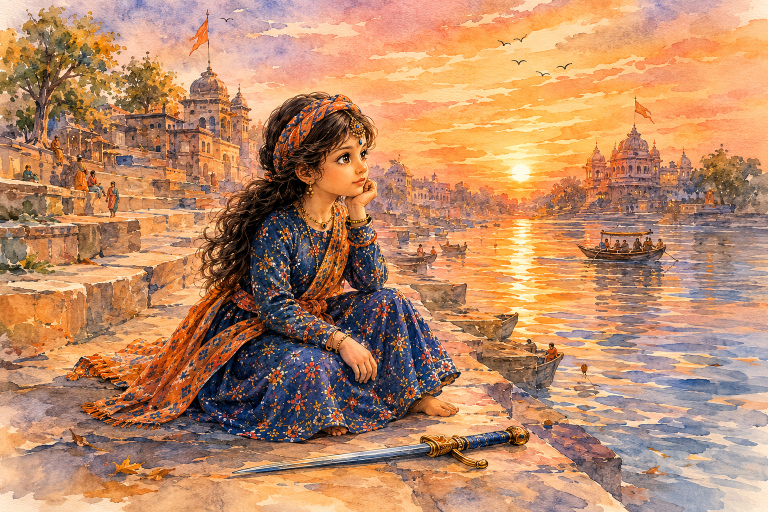
#> input picture 09_demos/maitri-circle/reference-assets/shwetika-source/manu/manu-at-ghats.png, 1536 x 1024 px, found by its file name (shown at 1/2 size)
$ python -i build_manu_book.py   (imports and definitions only)
#> lines starting #> are read from the running program, lines starting #| are printed output that depends on the picture
from pathlib import Path
from math import pi

from PIL import Image, ImageEnhance, ImageFilter, ImageOps
from reportlab.lib.colors import Color, HexColor
from reportlab.lib.utils import ImageReader
from reportlab.pdfbase import pdfmetrics
from reportlab.pdfbase.ttfonts import TTFont
from reportlab.pdfgen import canvas


ROOT = Path(__file__).resolve().parents[3]
OUT = Path(__file__).resolve().parent
TMP = ROOT / "tmp" / "pdfs" / "maitri-manu-book"
ASSET = ROOT / "09_demos" / "maitri-circle" / "public" / "assets" / "shwetika" / "manu" / "optimized"

MM = 72 / 25.4
TRIM_W, TRIM_H = 297 * MM, 210 * MM
BLEED = 3 * MM
PAGE_W, PAGE_H = TRIM_W + 2 * BLEED, TRIM_H + 2 * BLEED
SPREAD_W = 2 * TRIM_W
PREVIEW_W, PREVIEW_H = SPREAD_W, TRIM_H

# [1 line that did not run here, left out]
# [1 line that did not run here, left out]
# [1 line that did not run here, left out]
# [1 line that did not run here, left out]
# [1 line that did not run here, left out]
# [1 line that did not run here, left out]

REGULAR = "/Users/karanchordia/Downloads/Outfit/static/Outfit-Regular.ttf"
BOLD = "/Users/karanchordia/Downloads/Outfit/static/Outfit-Bold.ttf"
EXTRA = "/Users/karanchordia/Downloads/Outfit/static/Outfit-ExtraBold.ttf"


# [4 lines left out: function register_fonts, not called in this run]


def h(c):
    return HexColor(c)


SPREADS = [
    dict(img="manu-at-ghats.jpg", kicker="A Maitri story", title="Manu & Badal", text="A big, brave heart learns that courage can be quiet, kind, and patient.", kind="title"),
    dict(img="manu-riding-with-father.jpg", kicker="Bithoor, beside the Ganga", title="The courtyard rule", text="In the morning courtyard, Manu watched the boys practise riding. Hooves tapped the dust, wooden swords clicked, and every sound made her step closer. She loved the bright river, hot jalebis, and questions that would not stay quiet in her mind."),
    dict(img="manu-on-horse.jpg", kicker="A question opens a door", title="Why not?", text="Someone laughed softly and said, “Girls do not need to ride like that.” Manu did not shout. She looked at the horses, then asked the bravest question she knew: “Why not?” Later, she picked up a little river stone. “I will learn,” she whispered. “One tiny step at a time.”"),
    dict(img="horse-race.jpg", kicker="That afternoon", title="A horse named Badal", text="A dark, restless horse came to the stable. His name was Badal. He tossed his head whenever anyone came too near. The stable grew loud with worried voices, but Manu saw something different: ears twitching at sharp sounds, eyes searching for a safe place."),
    dict(img="story-one-chance.jpg", kicker="Listening closely", title="A quiet answer", text="Manu stood by the stable door and waited. She did not reach for Badal. She did not ask him to be brave before he was ready. After a long while, his stamping slowed. Manu smiled. Quiet answers count too."),
    dict(img="story-one-chance.jpg", kicker="By evening", title="A difficult decision", text="The stable master sighed. “If no one can handle him, Badal may have to leave.” The words landed heavily in Manu’s chest. She felt scared. Then she remembered her little promise in the dust: begin with one tiny step."),
    dict(img="story-one-chance.jpg", kicker="Manu steps forward", title="One chance", text="“Please give me one chance,” Manu said. Her voice was small at first, but it did not disappear. “Not to force him. To help him trust.” The grown-ups looked at one another. Then the stable master nodded once."),
    dict(img="story-badal-chooses.jpg", kicker="Care before control", title="A gentle beginning", text="Manu brushed Badal’s neck with slow, gentle strokes. When he stepped back, she stepped back too. Trust, Manu learned, cannot be pulled like a rope. It grows when someone notices you, gives you room, and comes back kindly."),
    dict(img="story-badal-chooses.jpg", kicker="The next day", title="Badal chooses", text="Before Manu called him, Badal came to the stall door. Manu laughed with surprise. It felt like the sun had opened inside the stable. She did not rush. She simply held out her hand, and Badal lowered his warm, curious nose."),
    dict(img="story-badal-chooses.jpg", kicker="One careful circle", title="Slow is still forward", text="They did not gallop. They walked. Then they turned. Then they walked again. Every gentle step said the same thing: we are learning together. The courtyard watched a different kind of strength - courage that made another heart feel safe."),
    dict(img="horse-race.jpg", kicker="What everyone saw", title="The bravest kind of strong", text="An elder smiled and said, “Remember this child. One day, her courage will make many people stand taller.” Manu did not know the future. She only knew that Badal was safe, and that asking, waiting, and trying again had changed their day."),
    dict(img="story-letter-from-manu.jpg", kicker="A letter from Manu", title="Dear friend,", text="Some people may tell you what you can and cannot do. When that happens, you can ask a brave question. You can listen. You can learn. You can begin. You do not have to be loud to be strong."),
    dict(img="story-letter-from-manu.jpg", kicker="Keep this close", title="One kind step", text="I was scared too. Courage was not a loud roar for me. It was one small step toward Badal, then another. When you feel scared, take one kind step. That is enough for today. I will be cheering for you.\n\nWith friendship,\nManu"),
    dict(img="story-activities-stickers.jpg", kicker="Make it yours", title="Design your courage crest", text="Draw a crest that feels like you. Add symbols for the qualities you want to carry: brave, curious, kind, strong, or a good friend. Put it somewhere you will see it before a hard moment."),
    dict(img="story-activities-stickers.jpg", kicker="Seven small days", title="Courage tracker", text="For the next seven days, draw or write one small brave action. It might be asking a question, trying again, saying sorry, helping someone feel safe, or waiting patiently. Small is still brave."),
    dict(img="story-activities-stickers.jpg", kicker="A promise for tomorrow", title="My big, brave heart", text="Complete this sentence and share it with a grown-up: “I promise to be brave when ________.” Add a drawing beside your promise. Then remember Manu and Badal: brave can be gentle, too."),
]


def prep_background(name):
    TMP.mkdir(parents=True, exist_ok=True)
    target = TMP / f"spread-{name}.jpg"
    if target.exists():
        return target
    image = Image.open(ASSET / name).convert("RGB")
#> image is the input picture: PIL image 1536x1024 RGB; mean R, G, B 186.6, 138, 104.4
    image = ImageEnhance.Color(image).enhance(0.88)
    image = ImageEnhance.Contrast(image).enhance(0.90)
    image = ImageOps.fit(image, (2400, 850), method=Image.Resampling.LANCZOS, centering=(0.5, 0.48))
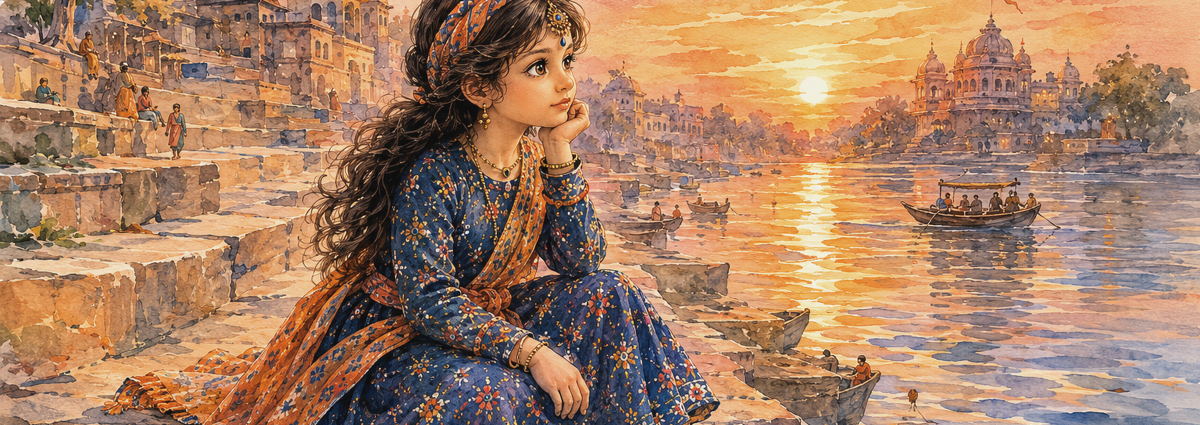
#> image: PIL image 2400x850 RGB (shown at 1/2 size); mean R, G, B 167.6, 128.1, 100.6
    image.save(target, quality=94)
    return target


# [213 lines left out: functions draw_floral_border, draw_text_panel, wrap, draw_single, draw_title_page, make_interior and 2 more, not called in this run]


# [4 lines not run here, left out]

>>> result = prep_background('../../../09_demos/maitri-circle/reference-assets/shwetika-source/manu/manu-at-ghats.png')

$ run again, on 09_demos/maitri-circle/reference-assets/shwetika-source/manu/manu-doll-sample.png
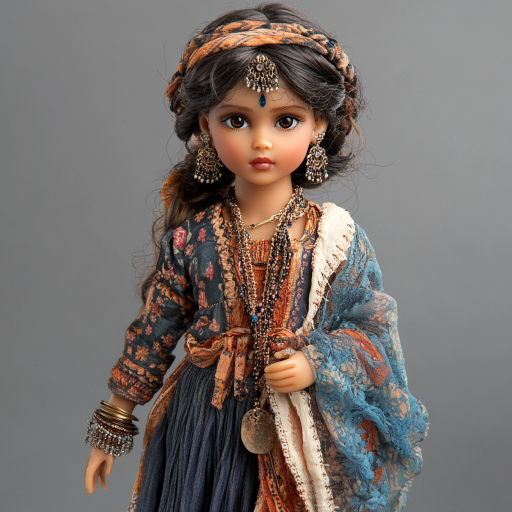
#> input picture 09_demos/maitri-circle/reference-assets/shwetika-source/manu/manu-doll-sample.png, 1024 x 1024 px, found by its file name (shown at 1/2 size)
#> in prep_background, image is the input picture: PIL image 1024x1024 RGB; mean R, G, B 119.2, 111, 106.9
#> in prep_background, `image = ImageOps.fit(image, (2400, 850), method=Image.Resampling.LANCZ..`:
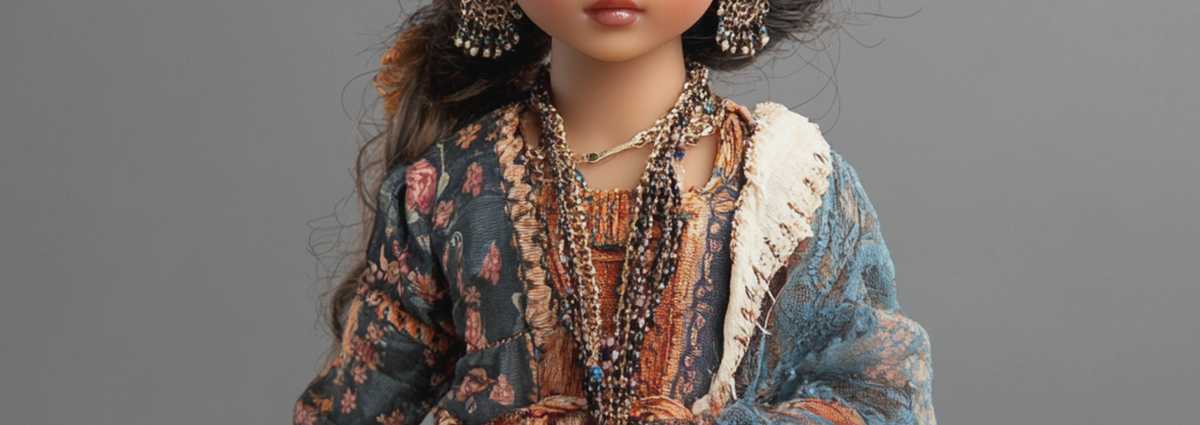
#> image: PIL image 2400x850 RGB (shown at 1/2 size); mean R, G, B 121.8, 113.9, 109.8
